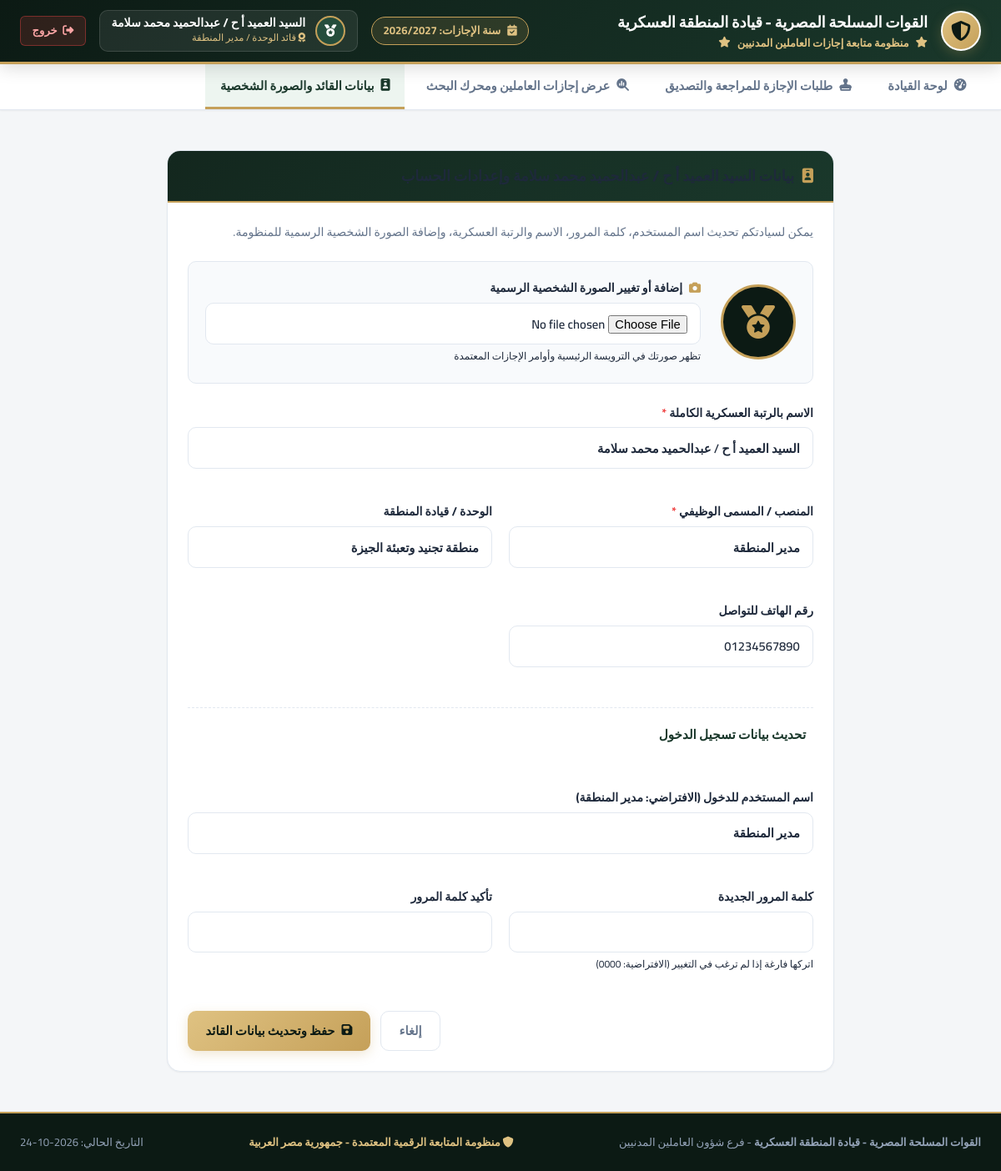
Page /commander/profile/ (signed in) on the committed database.
### leaves_management/models.py (models this page shows, shortened)
class UserProfile(models.Model):
    ROLE_CHOICES = [
        ('worker', 'العامل المدني'),
        ('hr_manager', 'مدير شئون العاملين'),
        ('commander', 'مدير المنطقة (العميد)'),
    ]
    user = models.OneToOneField(User, on_delete=models.CASCADE, related_name='profile')
    role = models.CharField(max_length=20, choices=ROLE_CHOICES, verbose_name="نوع الحساب")
    full_name = models.CharField(max_length=150, verbose_name="الاسم بالكامل")
    job_title = models.CharField(max_length=150, verbose_name="الوظيفة / المنصب")
    department = models.CharField(max_length=150, default="قيادة المنطقة العسكرية", verbose_name="القسم / الوحدة")
    phone = models.CharField(max_length=20, blank=True, verbose_name="رقم الهاتف")
    avatar = models.ImageField(upload_to='avatars/', null=True, blank=True, verbose_name="الصورة الشخصية")
    class Meta:
        verbose_name = "ملف المستخدم"
        verbose_name_plural = "ملفات المستخدمين"

### leaves_management/views.py (the view)
        def wrapper(request, *args, **kwargs):
            if not request.user.is_authenticated:
                return redirect('login')
            try:
                role = request.user.profile.role
            except Exception:
                role = 'worker'
            if role not in allowed_roles:
                messages.warning(request, 'عفواً، لا تملك الصلاحية للوصول إلى هذه الصفحة.')
                return redirect_by_role(request.user)
            return view_func(request, *args, **kwargs)

### leaves_management/forms.py (shortened to what this page needs)
class UserProfileUpdateForm(forms.ModelForm):
    new_username = forms.CharField(max_length=150, required=False, label="اسم المستخدم الجديد", widget=forms.TextInput(attrs={'class': 'form-control'}))
    new_password = forms.CharField(max_length=128, required=False, label="كلمة المرور الجديدة (اتركها فارغة إذا لم ترغب في التغيير)", widget=forms.PasswordInput(attrs={'class': 'form-control'}))
    confirm_password = forms.CharField(max_length=128, required=False, label="تأكيد كلمة المرور", widget=forms.PasswordInput(attrs={'class': 'form-control'}))
    class Meta:
        model = UserProfile
        fields = ['full_name', 'job_title', 'department', 'phone', 'avatar']
        widgets = {
            'full_name': forms.TextInput(attrs={'class': 'form-control'}),
            'job_title': forms.TextInput(attrs={'class': 'form-control'}),
            'department': forms.TextInput(attrs={'class': 'form-control'}),
            'phone': forms.TextInput(attrs={'class': 'form-control'}),
            'avatar': forms.FileInput(attrs={'class': 'form-control', 'accept': 'image/*'}),
        }

### leaves_management/models.py (called while the page is built)
def get_current_leave_year_info(target_date=None):
    if target_date is None:
        target_date = timezone.localdate()
    if isinstance(target_date, str):
        target_date = date.fromisoformat(target_date)
    if target_date.month >= 7:
        start_year = target_date.year
        end_year = target_date.year + 1
    else:
        start_year = target_date.year - 1
        end_year = target_date.year
    year_label = f"{start_year}/{end_year}"
    start_date = date(start_year, 7, 1)
    end_date = date(end_year, 6, 30)
    return year_label, start_date, end_date

### leaves_management/views.py (called while the page is built)
def role_required(*allowed_roles):
    def decorator(view_func):
        def wrapper(request, *args, **kwargs):
            if not request.user.is_authenticated:
                return redirect('login')
            try:
                role = request.user.profile.role
            except Exception:
                role = 'worker'
            if role not in allowed_roles:
                messages.warning(request, 'عفواً، لا تملك الصلاحية للوصول إلى هذه الصفحة.')
                return redirect_by_role(request.user)
            return view_func(request, *args, **kwargs)
        return wrapper
    return decorator

### templates/commander/profile.html (shortened to what this page needs)
{% extends 'base.html' %}
{% block content %}
<div style="max-width: 800px; margin: 1.5rem auto;">
    <div class="mil-card">
        <div class="mil-card-header military-theme">
            <div class="mil-card-title">
                <i class="fa-solid fa-id-badge"></i>
            </div>
        </div>
        <div class="mil-card-body">
            <p style="font-size: 0.88rem; color: var(--text-secondary); margin-bottom: 1.5rem;">
                يمكن لسيادتكم تحديث اسم المستخدم، كلمة المرور، الاسم والرتبة العسكرية، وإضافة الصورة الشخصية الرسمية للمنظومة.
            </p>
            <form method="POST" enctype="multipart/form-data">
                <div style="display: flex; align-items: center; gap: 1.5rem; margin-bottom: 1.5rem; background: #f8fafc; padding: 1.25rem; border-radius: var(--radius-md); border: 1px solid var(--border-color);">
                    {% if profile.avatar %}
                    <img src="{{ profile.avatar.url }}" alt="Commander Photo" style="width: 90px; height: 90px; border-radius: 50%; object-fit: cover; border: 3px solid var(--mil-gold); box-shadow: var(--shadow-gold);">
                    {% else %}
                    <div style="width: 90px; height: 90px; border-radius: 50%; background: var(--mil-dark); border: 3px solid var(--mil-gold); display: flex; align-items: center; justify-content: center; font-size: 2.5rem; color: var(--mil-gold);">
                        <i class="fa-solid fa-medal"></i>
                    </div>
                    {% endif %}
                    <div style="flex: 1;">
                        <label class="form-label">
                            <i class="fa-solid fa-camera" style="color: var(--mil-gold); margin-left: 0.3rem;"></i>
                            إضافة أو تغيير الصورة الشخصية الرسمية
                        </label>
                        {{ form.avatar }}
                        <small class="text-muted" style="font-size: 0.75rem;">تظهر صورتك في الترويسة الرئيسية وأوامر الإجازات المعتمدة</small>
                    </div>
                </div>
                <div class="form-grid">
                    <div class="form-group full-width">
                        <label class="form-label">الاسم بالرتبة العسكرية الكاملة <span class="required">*</span></label>
                        {{ form.full_name }}
                    </div>
                    <div class="form-group">
                        <label class="form-label">المنصب / المسمى الوظيفي <span class="required">*</span></label>
                        {{ form.job_title }}
                    </div>
                    <div class="form-group">
                        <label class="form-label">الوحدة / قيادة المنطقة</label>
                        {{ form.department }}
                    </div>
                    <div class="form-group">
                        <label class="form-label">رقم الهاتف للتواصل</label>
                        {{ form.phone }}
                    </div>
                    <div class="form-group full-width" style="border-top: 1px dashed var(--border-color); padding-top: 1.25rem; margin-top: 0.5rem;">
                        <h4 style="font-size: 0.95rem; font-weight: 800; color: var(--mil-green); margin-bottom: 0.75rem;">
                            تحديث بيانات تسجيل الدخول
                        </h4>
                    </div>
                    <div class="form-group full-width">
                        <label class="form-label">اسم المستخدم للدخول (الافتراضي: مدير المنطقة)</label>
                        {{ form.new_username }}
                    </div>
                    <div class="form-group">
                        <label class="form-label">كلمة المرور الجديدة</label>
                        {{ form.new_password }}
                        <small class="text-muted" style="font-size: 0.75rem;">اتركها فارغة إذا لم ترغب في التغيير (الافتراضية: 0000)</small>
                    </div>
                    <div class="form-group">
                        <label class="form-label">تأكيد كلمة المرور</label>
                        {{ form.confirm_password }}
                    </div>
                </div>
                <div style="display: flex; justify-content: flex-end; gap: 0.75rem; margin-top: 1.5rem;">
                    <a href="{% url 'commander_dashboard' %}" class="btn btn-outline">إلغاء</a>
                    <button type="submit" class="btn btn-gold">
                        <i class="fa-solid fa-floppy-disk"></i> حفظ وتحديث بيانات القائد
                    </button>
                </div>
            </form>
        </div>
    </div>
</div>
{% endblock %}

### templates/base.html (shortened to what this page needs)
<!DOCTYPE html>
<html lang="ar" dir="rtl">
<head>
    <link rel="stylesheet" href="https://cdnjs.cloudflare.com/ajax/libs/font-awesome/6.5.1/css/all.min.css">
    <link rel="stylesheet" href="/static/css/style.css">
</head>
<body>
    <header class="military-topbar">
        <div class="topbar-content">
            <div class="brand-section">
                <div class="eagle-emblem">
                    <i class="fa-solid fa-shield-halved"></i>
                </div>
                <div class="brand-titles">
                    <h1>{{ military_command }}</h1>
                    <div class="subtitle">
                        <i class="fa-solid fa-star"></i>
                        <span>{{ system_title }}</span>
                        <i class="fa-solid fa-star"></i>
                    </div>
                </div>
            </div>
            <div class="header-meta">
                <div class="leave-year-badge" title="السنة المالية والإجازات الرسمية (تبدأ من شهر 7 لشهر 7 في السنة التالية)">
                    <i class="fa-solid fa-calendar-check"></i>
                    <span>سنة الإجازات: <strong>{{ current_leave_year }}</strong></span>
                </div>
                {% if user.is_authenticated %}
                <div class="user-badge-header">
                    {% if user_profile and user_profile.avatar %}
                    <img src="{{ user_profile.avatar.url }}" alt="Avatar" class="user-avatar-sm">
                    {% else %}
                    <div class="user-avatar-sm">
                        {% if user_profile.role == 'commander' %}
                        <i class="fa-solid fa-medal"></i>
                        {% elif user_profile.role == 'hr_manager' %}
                        <i class="fa-solid fa-user-tie"></i>
                        {% else %}
                        <i class="fa-solid fa-id-card"></i>
                        {% endif %}
                    </div>
                    {% endif %}
                    <div class="user-meta-header">
                        <div class="name">{{ user_profile.full_name|default:user.username }}</div>
                        <div class="role-tag">
                            {% if user_profile.role == 'commander' %}
                            <i class="fa-solid fa-award"></i> قائد الوحدة / مدير المنطقة
                            {% elif user_profile.role == 'hr_manager' %}
                            <i class="fa-solid fa-briefcase"></i> مدير شؤون العاملين
                            {% else %}
                            <i class="fa-solid fa-users"></i> بوابة العامل المدني
                            {% endif %}
                        </div>
                    </div>
                </div>
                <a href="{% url 'logout' %}" class="btn-logout" title="تسجيل الخروج">
                    <i class="fa-solid fa-right-from-bracket"></i>
                    <span>خروج</span>
                </a>
                {% endif %}
            </div>
        </div>
    </header>
    {% if user.is_authenticated %}
    <nav class="military-nav">
        <div class="nav-container">
            {% if user_profile.role == 'worker' %}
                <a href="{% url 'worker_dashboard' %}" class="nav-link {% if request.resolver_match.url_name == 'worker_dashboard' %}active{% endif %}">
                    <i class="fa-solid fa-file-pen"></i>
                    <span>بوابة تقديم ومتابعة الإجازات</span>
                </a>
            {% elif user_profile.role == 'commander' %}
                <a href="{% url 'commander_dashboard' %}" class="nav-link {% if request.resolver_match.url_name == 'commander_dashboard' %}active{% endif %}">
                    <i class="fa-solid fa-gauge-high"></i>
                    <span>لوحة القيادة</span>
                </a>
                <a href="{% url 'commander_requests' %}" class="nav-link {% if request.resolver_match.url_name == 'commander_requests' %}active{% endif %}">
                    <i class="fa-solid fa-stamp"></i>
                    <span>طلبات الإجازة للمراجعة والتصديق</span>
                </a>
                <a href="{% url 'commander_all_leaves' %}" class="nav-link {% if request.resolver_match.url_name == 'commander_all_leaves' %}active{% endif %}">
                    <i class="fa-solid fa-magnifying-glass-chart"></i>
                    <span>عرض إجازات العاملين ومحرك البحث</span>
                </a>
                <a href="{% url 'commander_profile' %}" class="nav-link {% if request.resolver_match.url_name == 'commander_profile' %}active{% endif %}">
                    <i class="fa-solid fa-id-badge"></i>
                    <span>بيانات القائد والصورة الشخصية</span>
                </a>
            {% endif %}
        </div>
    </nav>
    {% endif %}
    <main class="main-wrapper">
        {% block content %}{% endblock %}
    </main>
    <footer class="military-footer">
        <div class="footer-content">
            <div>
                <strong>{{ military_command }}</strong> - {{ unit_branch }}
            </div>
            <div class="footer-creds">
                <i class="fa-solid fa-shield"></i> منظومة المتابعة الرقمية المعتمدة - جمهورية مصر العربية
            </div>
            <div>
                التاريخ الحالي: {{ today_date|date:"Y-m-d" }}
            </div>
        </div>
    </footer>
</body>
</html>

### rows in the picture
UserProfile: full_name "السيد العميد أ ح / عبدالحميد محمد سلامة", job_title "مدير المنطقة", department "منطقة تجنيد وتعبئة الجيزة", phone "01234567890"

### other values in the picture
{{ military_command }} "القوات المسلحة المصرية - قيادة المنطقة العسكرية"
{{ system_title }} "منظومة متابعة إجازات العاملين المدنيين"
{{ current_leave_year }} "2026/2027"
{{ unit_branch }} "فرع شؤون العاملين المدنيين"
{{ today_date|date:"Y-m-d" }} "2026-10-24"
